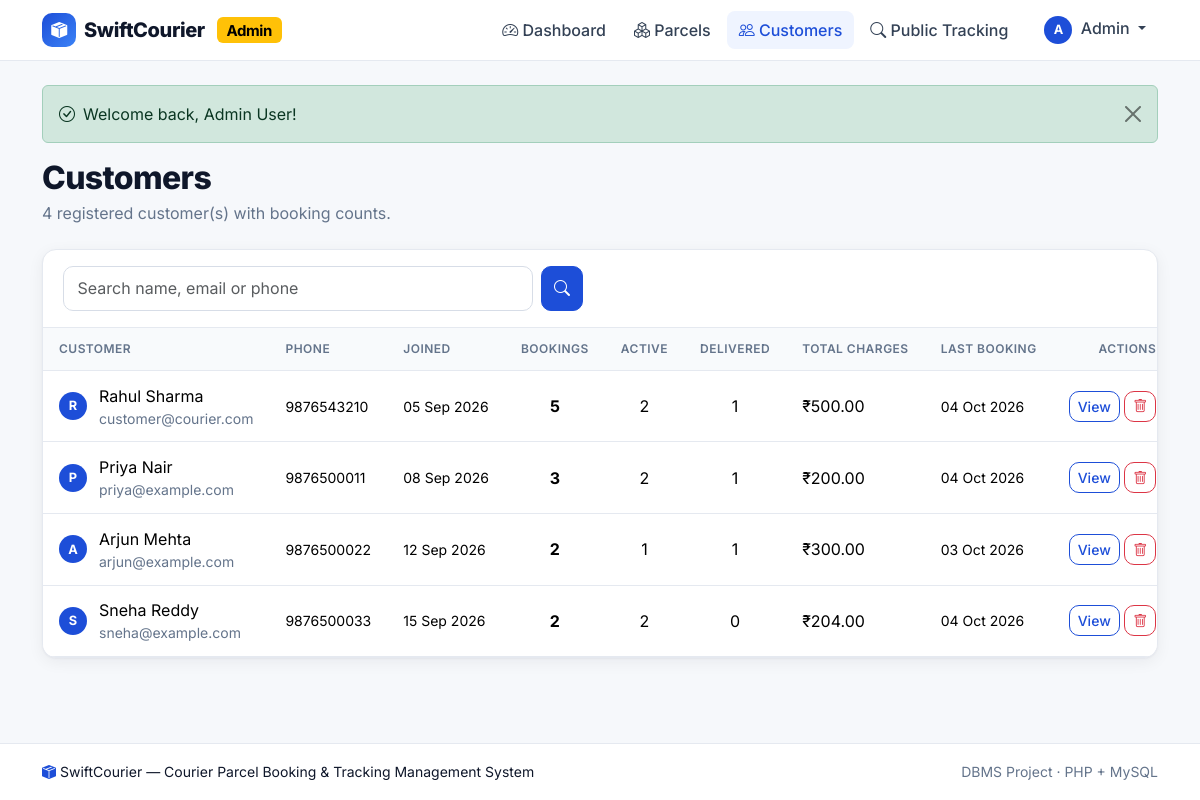
The page /admin/customers.php (signed in) on the database its author committed.
### tables this page shows
CREATE TABLE users (
    user_id       INT UNSIGNED AUTO_INCREMENT PRIMARY KEY,
    name          VARCHAR(100) NOT NULL,
    email         VARCHAR(150) NOT NULL,
    phone         VARCHAR(15)  NOT NULL,
    password_hash VARCHAR(255) NOT NULL,
    role          ENUM('customer','admin') NOT NULL DEFAULT 'customer',
    created_at    TIMESTAMP NOT NULL DEFAULT CURRENT_TIMESTAMP,
    CONSTRAINT uq_users_email UNIQUE (email)
);

### admin/customers.php (the view, shortened to what this page needs)
<?php
require_once __DIR__ . '/../includes/init.php';
$q = trim($_GET['q'] ?? '');
$types = '';
$params = [];
$where = "WHERE u.role = 'customer'";
$customers = db_all($conn, "SELECT u.user_id, u.name, u.email, u.phone, u.created_at,
        COUNT(p.parcel_id) AS bookings,
        COALESCE(SUM(p.current_status IN ('Booked','Picked Up','In Transit','Out for Delivery')), 0) AS active,
        COALESCE(SUM(p.current_status = 'Delivered'), 0) AS delivered,
        COALESCE(SUM(p.delivery_charge), 0) AS total_charges,
        MAX(p.booking_date) AS last_booking
    FROM users u
    LEFT JOIN parcels p ON p.customer_id = u.user_id
    $where
    GROUP BY u.user_id, u.name, u.email, u.phone, u.created_at
    ORDER BY bookings DESC, u.name", $types, $params);
require __DIR__ . '/../includes/header.php';
?>
<div class="mb-4">
    <h2 class="page-title">Customers</h2>
    <p class="text-muted mb-0"><?= count($customers) ?> registered customer(s) with booking counts.</p>
</div>
<div class="card-x">
    <div class="card-head">
        <form class="d-flex gap-2 w-100" method="get" style="max-width:520px">
            <input type="search" name="q" value="<?= e($q) ?>" class="form-control" placeholder="Search name, email or phone">
            <button class="btn btn-primary"><i class="bi bi-search"></i></button>
        </form>
    </div>
    <?php if (!$customers): ?>
        <div class="empty-state"><i class="bi bi-people"></i>No customers found.</div>
    <?php else: ?>
        <div class="table-responsive">
            <table class="table table-x">
                <thead><tr><th>Customer</th><th>Phone</th><th>Joined</th><th class="text-center">Bookings</th><th class="text-center">Active</th><th class="text-center">Delivered</th><th>Total charges</th><th>Last booking</th><th class="text-end">Actions</th></tr></thead>
                <tbody>
                <?php foreach ($customers as $c): ?>
                    <tr>
                        <td><div class="d-flex align-items-center gap-2"><span class="avatar"><?= e(strtoupper(substr($c['name'], 0, 1))) ?></span>
                            <div><?= e($c['name']) ?><div class="small text-muted"><?= e($c['email']) ?></div></div></div></td>
                        <td class="small"><?= e($c['phone']) ?></td>
                        <td class="small text-nowrap"><?= e(fmt_date($c['created_at'])) ?></td>
                        <td class="text-center fw-bold"><?= (int)$c['bookings'] ?></td>
                        <td class="text-center"><?= (int)$c['active'] ?></td>
                        <td class="text-center"><?= (int)$c['delivered'] ?></td>
                        <td><?= money($c['total_charges']) ?></td>
                        <td class="small text-nowrap"><?= e(fmt_date($c['last_booking'])) ?></td>
                        <td class="text-end text-nowrap">
                            <?php if ($c['bookings'] > 0): ?><a class="btn btn-sm btn-outline-primary" href="<?= e(url('admin/parcels.php?customer_id=' . $c['user_id'])) ?>">View</a><?php endif; ?>
                            <form method="post" action="<?= e(url('admin/delete.php')) ?>" class="d-inline" data-confirm="Delete customer <?= e($c['name']) ?>?">
                                <button class="btn btn-sm btn-outline-danger" title="Delete customer"><i class="bi bi-trash"></i></button>
                            </form>
                        </td>
                    </tr>
                <?php endforeach; ?>
                </tbody>
            </table>
        </div>
    <?php endif; ?>
</div>
<?php require __DIR__ . '/../includes/footer.php'; ?>

### assets/css/style.css (style rules this page uses)
:root { --brand: #1d4ed8; --brand-dark: #1e3a8a; --brand-soft: #eff4ff; --accent: #f59e0b; --ink: #0f172a; --muted: #64748b; --line: #e5e9f0; --bg: #f6f8fb; --card: #ffffff; --radius: 14px; --shadow: 0 1px 2px rgba(15, 23, 42, .04), 0 4px 16px rgba(15, 23, 42, .06); --bs-primary: #1d4ed8; --bs-primary-rgb: 29, 78, 216; --bs-body-font-family: 'Inter', system-ui, -apple-system, 'Segoe UI', Roboto, sans-serif; }
body { background: var(--bg); color: var(--ink); min-height: 100vh; display: flex; flex-direction: column; }
a { color: var(--brand); }
.btn-primary { --bs-btn-bg: var(--brand); --bs-btn-border-color: var(--brand); --bs-btn-hover-bg: var(--brand-dark); --bs-btn-hover-border-color: var(--brand-dark); --bs-btn-active-bg: var(--brand-dark); }
.btn-outline-primary { --bs-btn-color: var(--brand); --bs-btn-border-color: var(--brand); --bs-btn-hover-bg: var(--brand); --bs-btn-hover-border-color: var(--brand); }
.btn { border-radius: 10px; font-weight: 500; }
.form-control, .form-select { border-radius: 10px; border-color: #d7dde7; padding: .6rem .85rem; }
.text-muted { color: var(--muted) !important; }
.avatar { width: 28px; height: 28px; border-radius: 50%; background: var(--brand); color: #fff; display: inline-grid; place-items: center; font-size: .8rem; font-weight: 700; margin-right: .25rem; }
.card-x { background: var(--card); border: 1px solid var(--line); border-radius: var(--radius); box-shadow: var(--shadow); overflow: hidden; }
.card-x .card-head { padding: 1rem 1.25rem; border-bottom: 1px solid var(--line); display: flex; align-items: center; justify-content: space-between; gap: .75rem; flex-wrap: wrap; }
.page-title { font-weight: 800; letter-spacing: -.02em; margin-bottom: .2rem; }
.table-x { margin: 0; }
.table-x thead th { background: #f8fafc; color: var(--muted); font-size: .75rem; text-transform: uppercase; letter-spacing: .04em; font-weight: 600; border-bottom: 1px solid var(--line); padding: .75rem 1rem; white-space: nowrap; }
.table-x td { padding: .8rem 1rem; vertical-align: middle; border-color: var(--line); }

### rows shown on the page
users: name "R", name "Rahul Sharma", email "customer@courier.com", phone "9876543210", created_at "05 Sep 2026", bookings "5", active "2", delivered "1", total_charges "₹500.00", last_booking "04 Oct 2026"
users: name "P", name "Priya Nair", email "priya@example.com", phone "9876500011", created_at "08 Sep 2026", bookings "3", active "2", delivered "1", total_charges "₹200.00", last_booking "04 Oct 2026"
users: name "A", name "Arjun Mehta", email "arjun@example.com", phone "9876500022", created_at "12 Sep 2026", bookings "2", active "1", delivered "1", total_charges "₹300.00", last_booking "03 Oct 2026"
users: name "S", name "Sneha Reddy", email "sneha@example.com", phone "9876500033", created_at "15 Sep 2026", bookings "2", active "2", delivered "0", total_charges "₹204.00", last_booking "04 Oct 2026"

### other values the page prints
APP_NAME "SwiftCourier"
$label "Dashboard Parcels Customers Public Tracking"
substr($user['name'], 0, 1) "A"
explode(' ', $user['name'])[0] "Admin"
$f['msg'] "Welcome back, Admin User!"
count($customers) "4"
